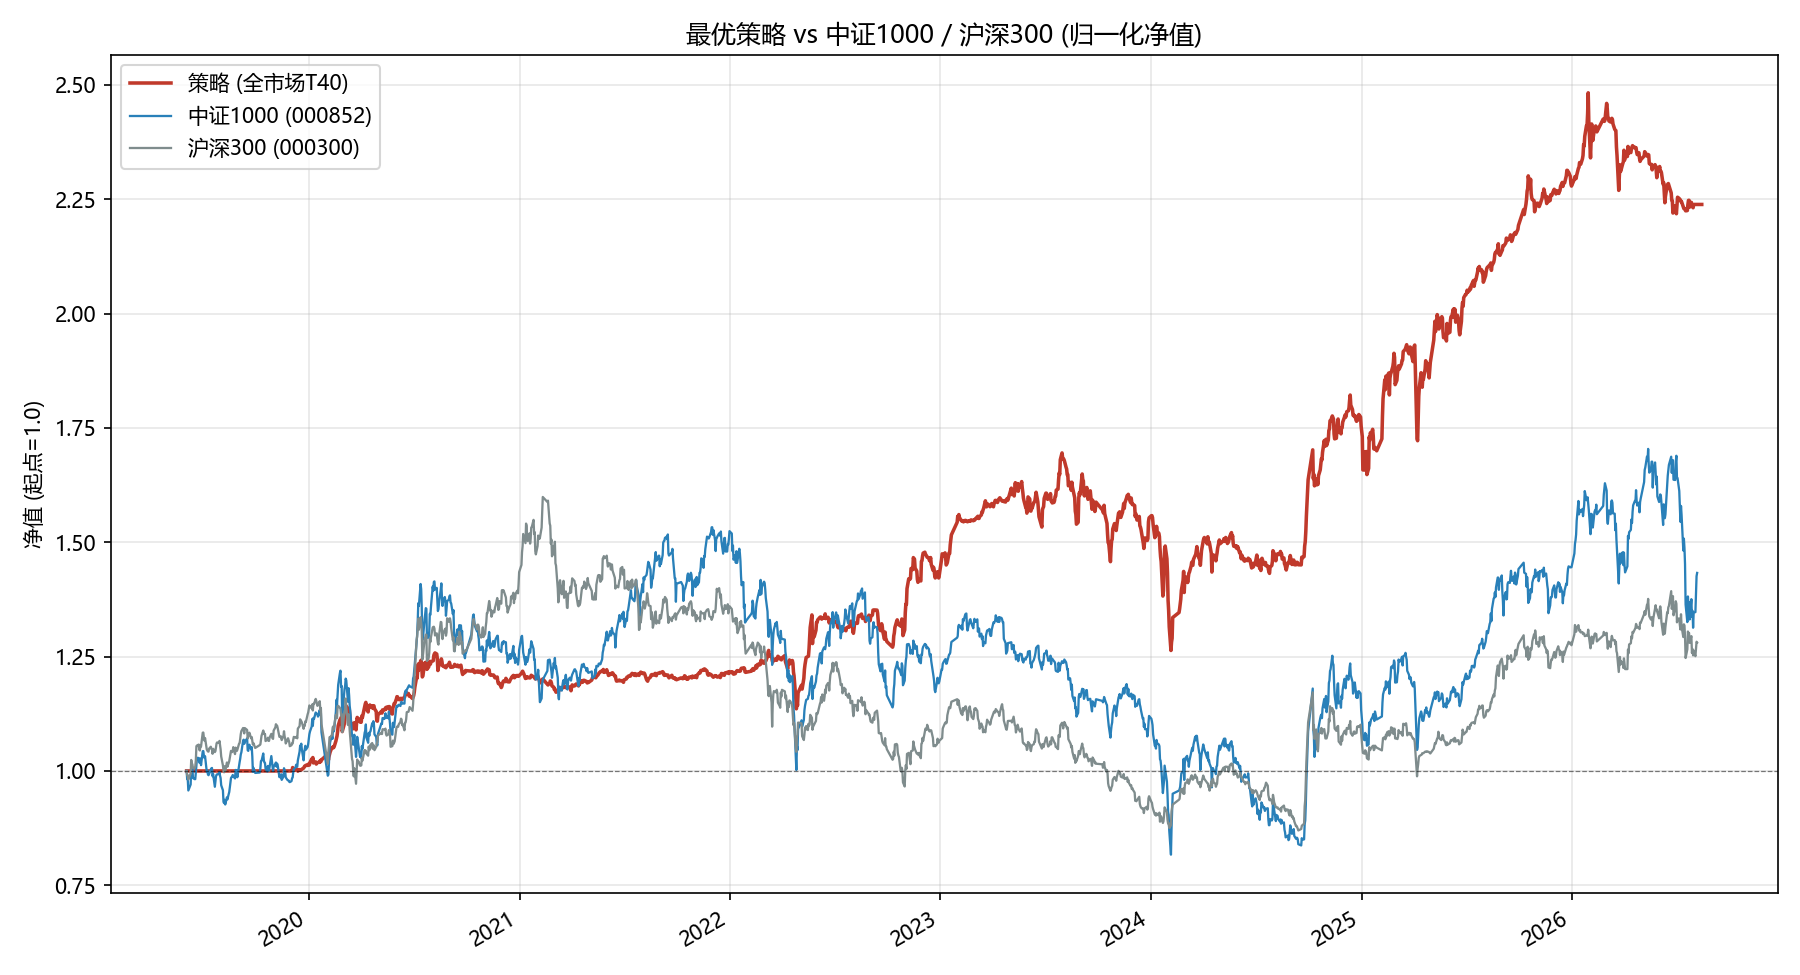

The script that saved this image:
# -*- coding: utf-8 -*-
"""绘制当前最优策略收益曲线, 叠加中证1000(000852)与沪深300(000300)基准。

最优策略 = 全市场 T40 + tiered(s123三档) + dd_degrade(-10%×0.5), 见 stock_gbdt_s123_conclusion.md v8。
数据: 指数行情在 research/chip_momentum/data/index_daily (日期降序, 需先排序)。
注意: 512100 中证1000ETF 于 2022-09-05 做过 1:2.76 份额合并, 未复权 close 价格跳变, 故改用 000852 指数。
"""
import os
import sys

import numpy as np
import pandas as pd
import matplotlib
matplotlib.use("Agg")
import matplotlib.pyplot as plt

ROOT = r"c:\Users\liuqi\quant_system_v2"
sys.path.insert(0, ROOT)
sys.path.insert(0, os.path.join(ROOT, "research", "experiments", "exp_ens_t60_tv12"))
sys.path.insert(0, os.path.join(ROOT, "research", "sector_rotation"))

from engine import init_shared, run_backtest_tiered  # noqa: E402

IDX_DIR = os.path.join(ROOT, "research", "chip_momentum", "data", "index_daily")
SQRT_242 = np.sqrt(242.0)

plt.rcParams["font.sans-serif"] = ["Microsoft YaHei", "SimHei", "DejaVu Sans"]
plt.rcParams["axes.unicode_minus"] = False


def load_close(code):
    df = pd.read_parquet(os.path.join(IDX_DIR, f"{code}.parquet"),
                         columns=["trade_date", "close"])
    df["trade_date"] = df["trade_date"].astype(int)
    df = df.sort_values("trade_date").drop_duplicates("trade_date").set_index("trade_date")
    return df["close"].astype(float)


def metrics(nav_s):
    nav_s = nav_s.sort_index().astype(float)
    tot = nav_s.iloc[-1] / nav_s.iloc[0] - 1.0
    yrs = len(nav_s) / 242.0
    ann = (1 + tot) ** (1 / yrs) - 1 if yrs > 0 else 0.0
    dd_s = nav_s / nav_s.cummax() - 1.0
    ret = nav_s.pct_change().fillna(0.0)
    sharpe = ret.mean() / (ret.std() + 1e-8) * SQRT_242
    nav_m = nav_s.groupby((nav_s.index // 100).astype(str)).last()
    dd_m = nav_m / nav_m.cummax() - 1.0
    return {"ann": ann, "maxdd": dd_s.min(), "maxdd_m": dd_m.min(),
            "calmar": ann / (-dd_s.min() + 1e-9), "sharpe": sharpe}


def to_dt(idx):
    return pd.to_datetime(idx.astype(str), format="%Y%m%d")


def main():
    print("[1] 跑最优策略 (全市场 T40 + tiered + dd_degrade -10%x0.5)...", flush=True)
    sh = init_shared("fullmarket")
    nav_s, monthly = run_backtest_tiered(
        sh, "ENS", "T40", tgt_vol=None, timing_mode="tiered",
        dd_degrade=-0.10, dd_degrade_scale=0.5)
    print(f"    策略 {nav_s.index.min()}~{nav_s.index.max()}, {len(nav_s)} 日", flush=True)

    print("[2] 读基准行情 (000852 中证1000 / 000300 沪深300)...", flush=True)
    c1000 = load_close("000852.SH")
    c300 = load_close("000300.SH")

    start = nav_s.index.min()
    strat = nav_s.astype(float) / nav_s.iloc[0]
    b1000 = c1000[c1000.index >= start] / c1000.loc[c1000.index >= start].iloc[0]
    b300 = c300[c300.index >= start] / c300.loc[c300.index >= start].iloc[0]

    print(f"\n# 指标 (自 {start} 起)")
    for name, s in [("策略", strat), ("中证1000", b1000), ("沪深300", b300)]:
        m = metrics(s)
        print(f"{name:<10} CAGR={m['ann']:7.2%}  日MaxDD={m['maxdd']:7.2%}  "
              f"月MaxDD={m['maxdd_m']:7.2%}  Sharpe={m['sharpe']:5.2f}  Calmar={m['calmar']:5.2f}")

    fig, ax = plt.subplots(figsize=(12, 6.5))
    ax.plot(to_dt(strat.index), strat.values, label="策略 (全市场T40)", color="#c0392b", linewidth=1.7)
    ax.plot(to_dt(b1000.index), b1000.values, label="中证1000 (000852)", color="#2980b9", linewidth=1.1)
    ax.plot(to_dt(b300.index), b300.values, label="沪深300 (000300)", color="#7f8c8d", linewidth=1.1)
    ax.axhline(1.0, color="black", linewidth=0.6, linestyle="--", alpha=0.5)
    ax.set_title("最优策略 vs 中证1000 / 沪深300 (归一化净值)")
    ax.set_ylabel("净值 (起点=1.0)")
    ax.legend(loc="upper left")
    ax.grid(alpha=0.3)
    fig.autofmt_xdate()
    fig.tight_layout()
    out = os.path.join(os.path.dirname(os.path.abspath(__file__)), "plot_best_nav.png")
    fig.savefig(out, dpi=150)
    print(f"\n[完成] 图已保存: {out}")


if __name__ == "__main__":
    main()
